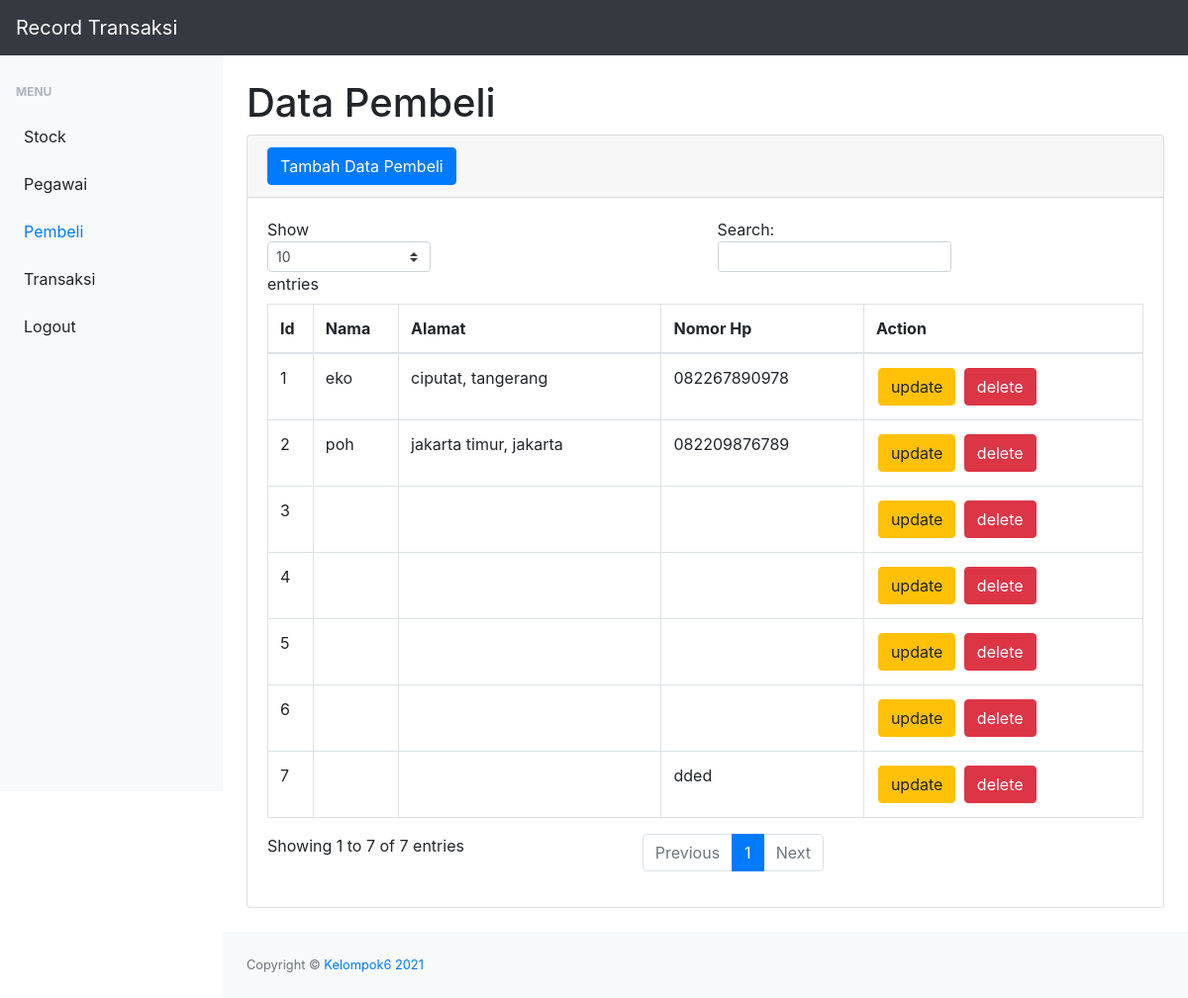
/pembeli.php (signed in), run on the app's committed database.
### tables this page shows
CREATE TABLE `pembeli` (
  `id_pembeli` int(11) NOT NULL,
  `nama` varchar(25) DEFAULT NULL,
  `alamat` varchar(50) DEFAULT NULL,
  `no_hp` varchar(13) DEFAULT NULL
);

### pembeli.php (the view, shortened to what this page needs)
<?php
require 'function.php';
?>
<!DOCTYPE html>
<html lang="en">
<head>
    <link href="css/styles.css" rel="stylesheet" />
</head>
<body class="sb-nav-fixed">
    <nav class="sb-topnav navbar navbar-expand navbar-dark bg-dark">
        <a class="navbar-brand" href="index.php">Record Transaksi</a>
        <button class="btn btn-link btn-sm order-1 order-lg-0" id="sidebarToggle" href="#"><i class="fas fa-bars"></i></button>
    </nav>
    <div id="layoutSidenav">
        <div id="layoutSidenav_nav">
            <nav class="sb-sidenav accordion sb-sidenav-light" id="sidenavAccordion">
                <div class="sb-sidenav-menu">
                    <div class="nav">
                        <div class="sb-sidenav-menu-heading">Menu</div>
                        <a class="nav-link" href="index.php">
                            Stock
                        </a>
                        <a class="nav-link" href="pegawai.php">
                            Pegawai
                        </a>
                        <a class="nav-link" href="pembeli.php">
                            Pembeli
                        </a>
                        <a class="nav-link" href="transaksi.php">
                            Transaksi
                        </a>
                        <a class="nav-link" href="logout.php">
                            Logout
                        </a>
                    </div>
                </div>
            </nav>
        </div>
        <div id="layoutSidenav_content">
            <main>
                <div class="container-fluid">
                    <h1 class="mt-4">Data Pembeli</h1>
                    <div class="card mb-4">
                        <div class="card-header">
                            <button type="button" class="btn btn-primary" data-toggle="modal" data-target="#pembelimodal">
                                Tambah Data Pembeli
                            </button>
                        </div>
                        <div class="card-body">
                            <div class="table-responsive">
                                <table class="table table-bordered" id="dataTable" width="100%" cellspacing="0">
                                    <thead>
                                        <tr>
                                            <th>Id</th>
                                            <th>Nama</th>
                                            <th>Alamat</th>
                                            <th>Nomor Hp</th>
                                            <th>Action</th>
                                        </tr>
                                    </thead>
                                    <tbody>
                                        <?php
                                        $viewpembeli = mysqli_query($conn, "SELECT * FROM `pembeli`");
                                        while ($data = mysqli_fetch_array($viewpembeli)) {
                                            $id_pembeli = $data['id_pembeli'];
                                            $nama = $data['nama'];
                                            $alamat = $data['alamat'];
                                            $no_hp = $data['no_hp'];
                                        ?>
                                            <tr>
                                                <td><?= $id_pembeli; ?></td>
                                                <td><?= $nama; ?></td>
                                                <td><?= $alamat; ?></td>
                                                <td><?= $no_hp; ?></td>
                                                <td>
                                                    <button style="margin: 2px;" type="button" class="btn btn-warning" data-toggle="modal" data-target="#updatepembeli<?= $id_pembeli; ?>">update</button>
                                                    <button style="margin: 2px;" type="button" class="btn btn-danger" data-toggle="modal" data-target="#deletepembeli<?= $id_pembeli; ?>">delete</button>
                                                </td>
                                            </tr>
                                        <?php
                                        };
                                        ?>
                                    </tbody>
                                </table>
                            </div>
                        </div>
                    </div>
                </div>
            </main>
            <footer class="py-4 bg-light mt-auto">
                <div class="container-fluid">
                    <div class="d-flex align-items-center justify-content-between small">
                        <div class="text-muted">Copyright &copy; <a href="https://acbagusid.anandanesia.com/about.html" style="text-decoration:none;">Kelompok6 2021</a></div>
                    </div>
                </div>
            </footer>
        </div>
    </div>
</body>
</html>

### data on the page
pembeli: id_pembeli "1", nama "eko", alamat "ciputat, tangerang", no_hp "082267890978"
pembeli: id_pembeli "2", nama "poh", alamat "jakarta timur, jakarta", no_hp "082209876789"
pembeli: id_pembeli "3"
pembeli: id_pembeli "4"
pembeli: id_pembeli "5"
pembeli: id_pembeli "6"
pembeli: id_pembeli "7", no_hp "dded"
